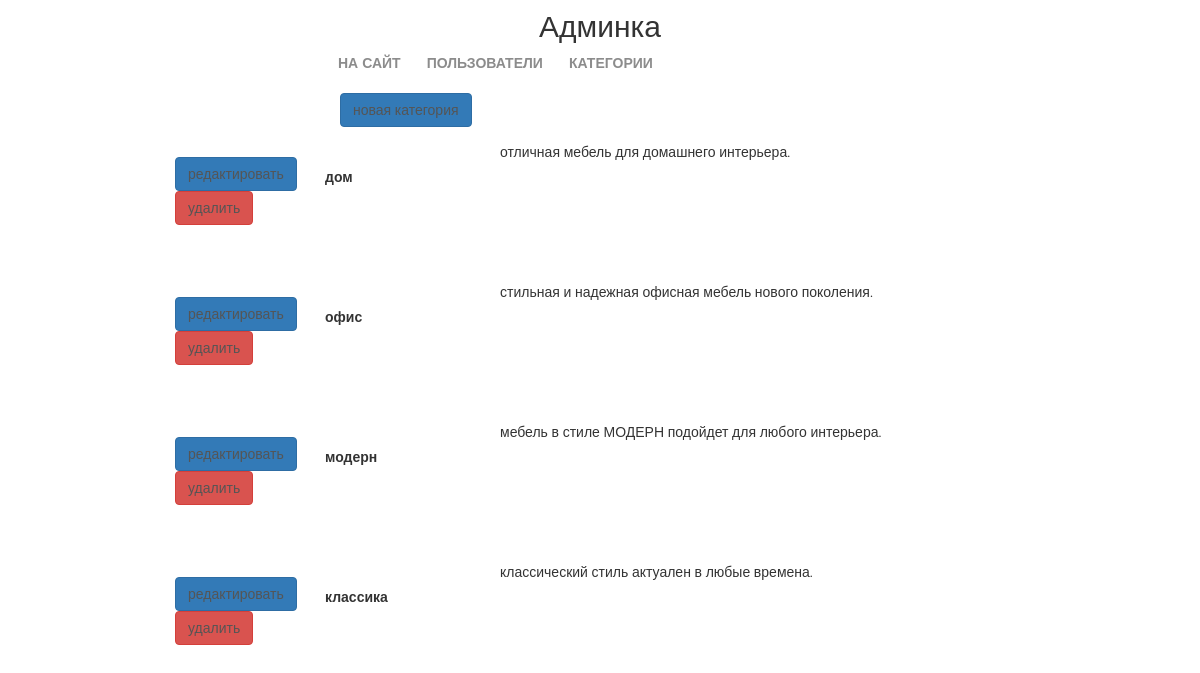
The page /myadmin/categories/ (signed in) on the database its author committed.
### mainapp/models.py (models this page shows, shortened)
class ProductsCategory(models.Model):
    name = models.CharField('категория товара', max_length=64)
    description = models.TextField('описание', blank=True)
    is_active = models.BooleanField('активность', default=True)
    class Meta:
        verbose_name = 'категория товара'
        verbose_name_plural = 'категории товаров'

### adminapp/views.py (the view)
# urls.py: path('categories/', adminapp.categories, name='categories'),
@user_passes_test(lambda x: x.is_superuser)
def categories(request):
    context = {
        'page_title': 'админка/категории',
        'object_list': ProductsCategory.objects.all()
    }
    return render(request, 'adminapp/categories.html', context=context)

### adminapp/templates/adminapp/categories.html
{% extends 'adminapp/base.html' %}
{% load static %}
{% block container %}
    <div class="users_list">
        <a href="" class="btn btn-primary new_user">
            новая категория
        </a>
        {% for category in object_list %}
            <div class="user_record {% if not category.is_active %}not_active{% endif %}">
                <div class="user_role">
                    <a href="" class="btn btn-primary">
                        редактировать
                    </a>
                    <a href="" class="btn btn-danger">
                        удалить
                    </a>
                </div>
                <div class="user_name">
                    <p><strong>{{ category.name }}</strong></p>
                </div>
                <div>
                    {{ category.description }}
                </div>
            </div>
        {% endfor %}
    </div>
{% endblock %}

### static/css/style.css (style rules this page uses)
* { margin: 0; padding: 0; }
body { font-family: 'Montserrat', sans-serif; }
html, body { height: 100%; }
.users_list { margin-left: 150px; }
.users_list a { color: #555; text-decoration: none; }
.users_list .new_user { margin-left: 190px; }
.user_record { height: 125px; margin: 15px auto; position: relative; }
.user_record .user_name { display: block; float: left; margin-top: 15px; margin-left: 25px; width: 175px; }
.user_record .user_name p { margin: 10px auto; }
.user_record .user_role { display: block; float: left; margin-top: 15px; margin-left: 25px; width: 125px; }

### rows shown on the page
ProductsCategory: name "дом", description "отличная мебель для домашнего интерьера."
ProductsCategory: name "офис", description "стильная и надежная офисная мебель нового поколения."
ProductsCategory: name "модерн", description "мебель в стиле МОДЕРН подойдет для любого интерьера."
ProductsCategory: name "классика", description "классический стиль актуален в любые времена."
